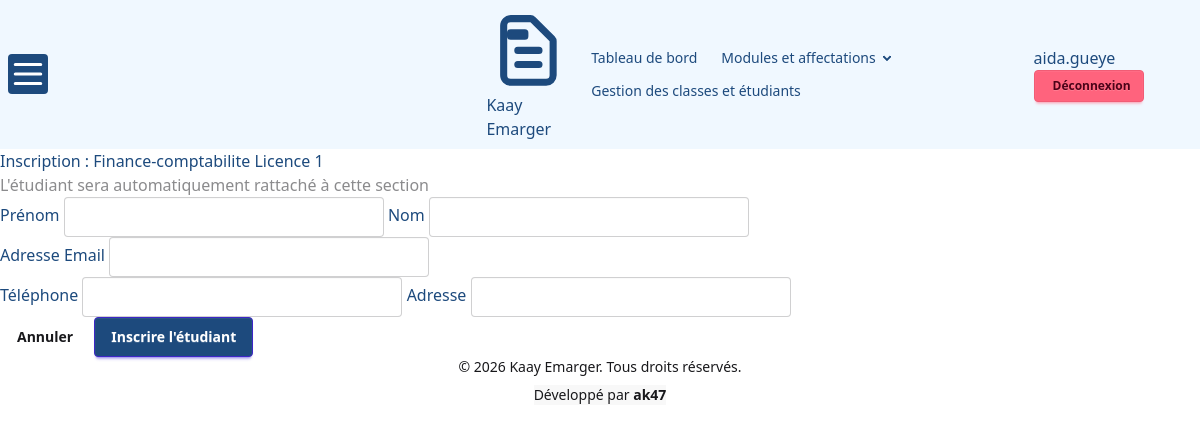
The app's page /responsables/classes/5/etudiants/ajouter (signed in), older data.
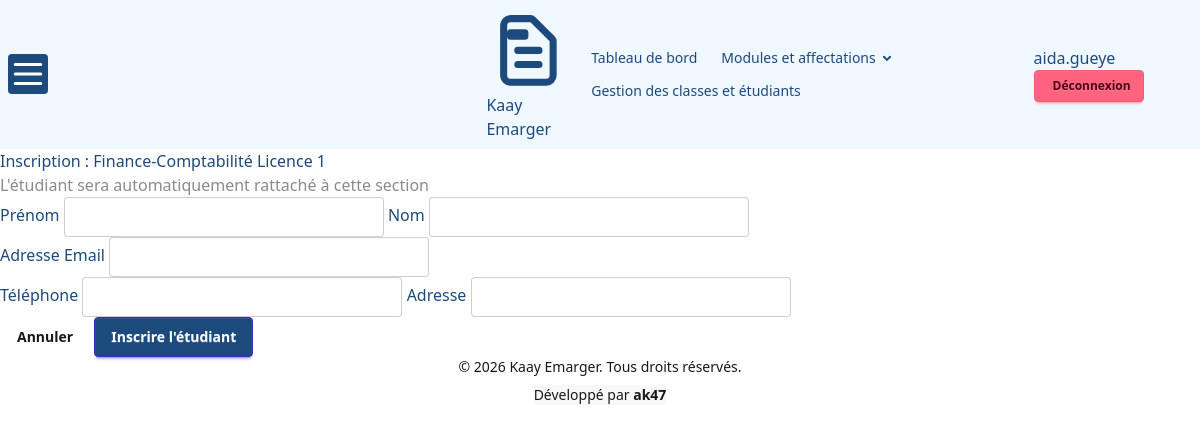
The same page, newer data.
### project/models.py (models this page shows)
class Classe(models.Model):
    code = models.CharField(max_length=10, blank=True)
    filiere = models.CharField(max_length=40)
    niveau = models.CharField(max_length=40)
    def __str__(self):
        return f"{self.filiere} {self.niveau}"

### project/views.py (the view)
# urls.py: path('responsables/classes/<int:classe_id>/etudiants/ajouter', views.ajouter_etudiant , name='ajouter_etudiant'),
def ajouter_etudiant(request,classe_id):
    if request.user.role != 'responsable':
        return HttpResponseForbidden("Acces refuse")
    classe = get_object_or_404(Classe,pk=classe_id)
    if request.method == 'POST':
        form = EtudiantForm(request.POST)
        if form.is_valid():
            etudiant = form.save(commit=False)
            etudiant.filiere = classe
            etudiant.save()
            messages.success(request, f"L'étudiant(e) {etudiant} a été ajouté(e) à la classe {classe}.")
            return redirect('details_classe',pk=classe.id)
    else:
        form = EtudiantForm(initial={'filiere':classe})
    return render(request,'responsables/creer_etudiant.html',{'form':form,'classe':classe})

### project/models.py
class EtudiantForm(forms.ModelForm):
    class Meta:
        model = Etudiant
        fields = ['nom','prenom','adresse','telephone','email']
        widgets = {
            'nom': forms.TextInput(attrs={'class':'input input-bordered w-full'}),
            'prenom': forms.TextInput(attrs={'class':'input input-bordered w-full'}),
            'adresse':forms.TextInput(attrs={'class':'input input-bordered w-full'}),
            'telephone':forms.TextInput(attrs={'class':'input input-bordered w-full','maxlength': '9'}),
            'email':forms.EmailInput(attrs={'class':'input input-borded w-full'}),
        }

### project/templates/responsables/creer_etudiant.html (shortened to what this page needs)
{% extends 'base.html' %}
{% block content %}
<div class="container mx-auto p-6 max-w-md bg-base-100 shadow-xl rounded-xl">
    <div class="mb-4">
        <h1 class="text-xl font-bold">Inscription : {{ classe }}</h1>
        <p class="text-xs text-base-content/50">L'étudiant sera automatiquement rattaché à cette section</p>
    </div>
    <form method="POST" class="space-y-4">
        <div class="grid grid-cols-2 gap-2">
            <label class="form-control">
                <span class="label-text mb-1">Prénom</span>
                {{ form.prenom }}
            </label>
            <label class="form-control">
                <span class="label-text mb-1">Nom</span>
                {{ form.nom }}
            </label>
        </div>
        <label class="form-control">
            <span class="label-text mb-1">Adresse Email</span>
            {{ form.email }}
        </label>
        <div class="grid grid-cols-2 gap-2">
            <label class="form-control">
                <span class="label-text mb-1">Téléphone</span>
                {{ form.telephone }}
            </label>
            <label class="form-control">
                <span class="label-text mb-1">Adresse</span>
                {{ form.adresse }}
            </label>
        </div>
        <div class="flex justify-end gap-2 mt-6">
            <a href="{% url 'details_classe' classe.id %}" class="btn btn-ghost">Annuler</a>
            <button type="submit" class="btn btn-primary">Inscrire l'étudiant</button>
        </div>
    </form>
</div>
{% endblock %}

Row changes from the older to the newer data that the page shows:
changed Classe: filiere+niveau "Finance-comptabilite Licence 1" → "Finance-Comptabilité Licence 1"
